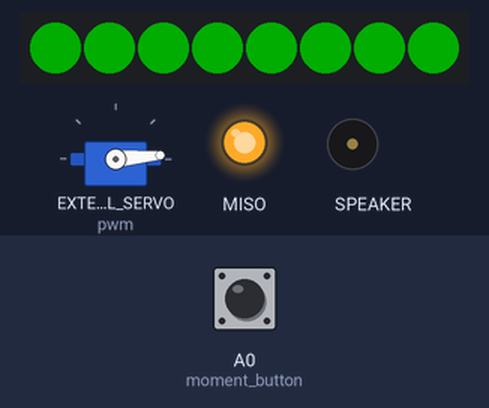
A program run on a simulated CircuitPython board. On the bench: 8 RGB LEDs in strip order, left to right, servo, output pins drawn as LEDs (lit = HIGH), buzzer (waves = sounding). The inputs (shaded band) are chosen by the test bench; at power-on: A0 (moment_button) HIGH. Dim RGB values are drawn brighter than linear; pins used as bus, display or sensor lines are not drawn; what the program prints to the serial console is not drawn.

Above: at 1.2 s.
1.3 s: A0 (moment_button) pulled LOW for 3.2 s
At 4.75 s:
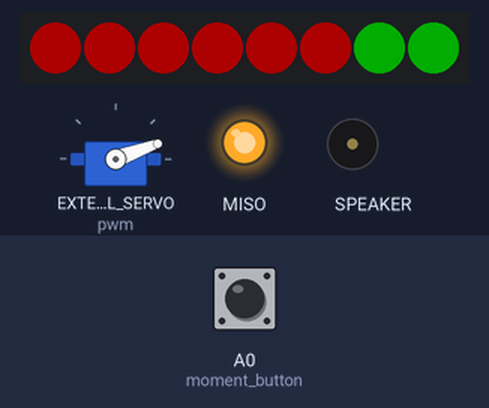
5.1 s: A0 (moment_button) pulled LOW for 3.2 s
At 5.77 s:
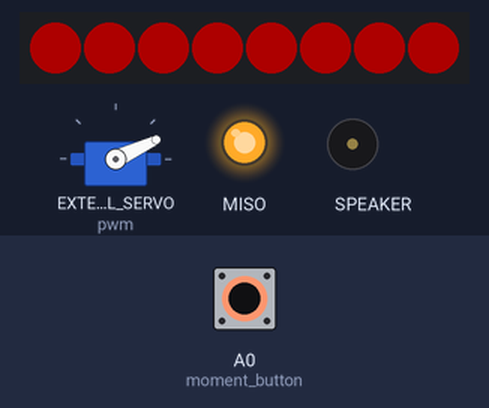
8.9 s: A0 (moment_button) pulled LOW for 0.15 s
At 9.4 s:
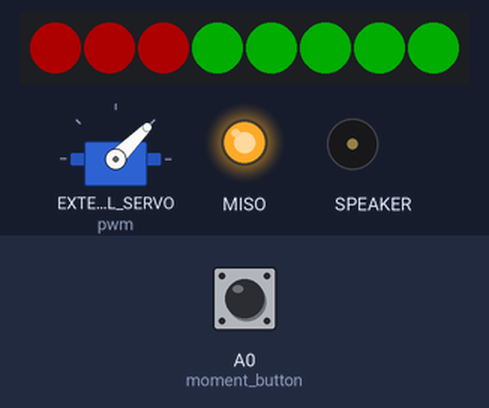
9.6 s: A0 (moment_button) pulled LOW for 3.2 s
At 12.78 s:
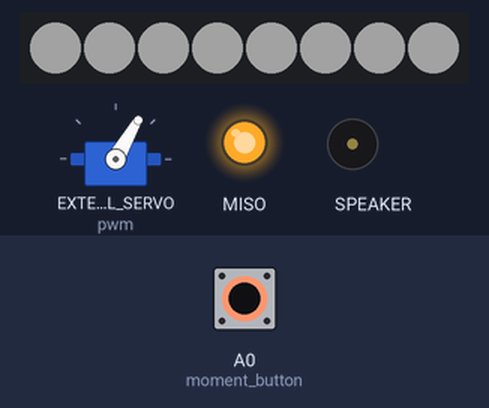
13.4 s: A0 (moment_button) pulled LOW for 1 s
At 14.75 s:
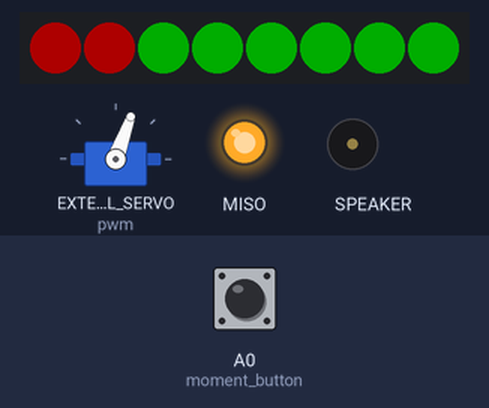
15.0 s: A0 (moment_button) driven LOW
At 16.89 s:
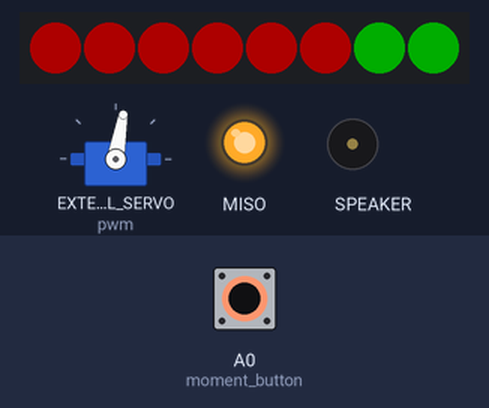
Timing chart, 0 to 21.8 s (numbered marks = the images above; inputs shaded):
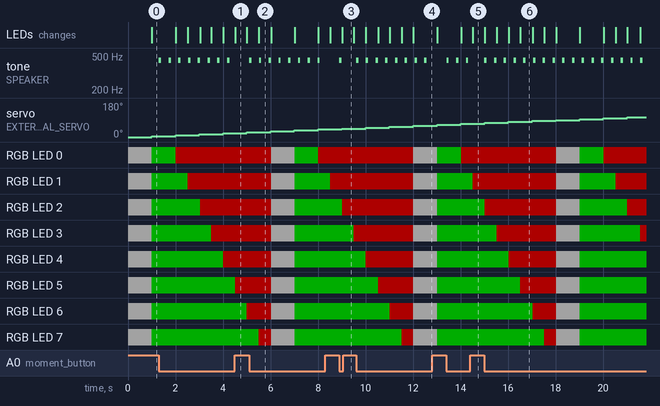

Measured:
- after the input at 1.3 s, tone on SPEAKER: alternates 444 Hz for 0.10 s and silent for 0.31 s, 16 changes in all, then stays silent, starting at once
- after the input at 5.1 s, tone on SPEAKER: alternates 444 Hz for 0.10 s and silent for 0.31 s, 16 changes in all, then stays silent, starting at once
- after the input at 8.9 s, tone on SPEAKER: silent → 444 Hz at once, → silent 0.10 s later
- after the input at 9.6 s, tone on SPEAKER: alternates 444 Hz for 0.10 s and silent for 0.31 s, 16 changes in all, then stays silent, starting at once
- after the input at 13.4 s, tone on SPEAKER: alternates 444 Hz for 0.10 s and silent for 0.31 s, starting at once
- after the input at 15.0 s, tone on SPEAKER: alternates 444 Hz for 0.10 s and silent for 0.31 s, starting at once
- what the display in image 1 shows lasts 0.5 s, from 4.5 s to 5.0 s

The program:

code.py
```python
import asyncio
import board
from digitalio import DigitalInOut, Direction

from parts.servo import servo
from parts.neostrip import neostrip
from parts.mnt_button import button

external_power = DigitalInOut(board.EXTERNAL_POWER)
external_power.direction = Direction.OUTPUT
external_power.value = True  # Turns on power to external NeoPixel 5V line

async def main():
    print("testing")
    neo_task = asyncio.create_task(neostrip())
    servo_task = asyncio.create_task(servo())
    moment_button = asyncio.create_task(button())

    await asyncio.gather(neo_task, servo_task,moment_button)

asyncio.run(main())
```

servo.py
```python
import asyncio
import board
import pwmio
from adafruit_motor import servo

pwm = pwmio.PWMOut(board.EXTERNAL_SERVO, duty_cycle=2 ** 15, frequency=50)

new_servo = servo.Servo(pwm)
async def servo():
    while True:
        for angle in range(0, 180, 5):  # 0 - 180 degrees, 5 degrees at a time.
            new_servo.angle = angle
            await asyncio.sleep(1)
        for angle in range(180, 0, -5): # 180 - 0 degrees, 5 degrees at a time.
            new_servo.angle = angle
            await asyncio.sleep(1)
```

neostrip.py
```python
import board
import neopixel
import asyncio

# Configuration
PIXEL_PIN = board.EXTERNAL_NEOPIXELS # Choose your microcontroller or Raspberry Pi GPIO pin (e.g., board.D18 or board.D0)
NUM_PIXELS = 8            # Total number of LEDs in your strip or ring
BRIGHTNESS = 0.2           # Set brightness level from 0.0 (off) to 1.0 (full)

# RGBW Order: Typically RGBW or GRBW depending on your specific LED strip manufacturer (e.g., SK6812 is often GRBW)
PIXEL_ORDER = neopixel.RGBW

# Initialize the NeoPixel object
pixels = neopixel.NeoPixel(
    PIXEL_PIN,
    NUM_PIXELS,
    brightness=BRIGHTNESS,
    auto_write=False,      # Set to False so pixels update only when pixels.show() is called
    pixel_order=PIXEL_ORDER
)

# Define 4-element tuples: (Red, Green, Blue, White)
        #(G,R,B,W)
GREEN = (255, 0, 0, 0)
RED = (0, 255, 0, 0)
BLUE = (0, 0, 255, 0)
WHITE = (0, 0, 0, 175)      # Pure white channel
WARM_MIX = (100, 50, 0, 150) # Combination of RGB + White

async def buffer():
    pixels.show()
    await asyncio.sleep(.5)


async def neostrip():
    try:
        while True:
            # Turn all pixels pure white using the dedicated W channel
            pixels.fill(WHITE)
            pixels.show()
            await asyncio.sleep(1)

            # Turn all pixels red
            pixels.fill(RED)
            pixels.show()
            await asyncio.sleep(1)

            # Set an individual pixel (pixel 0) to a warm mix
            for i in range(NUM_PIXELS):
                pixels[i] = GREEN
                await buffer()

    except KeyboardInterrupt:
        # Turn off all pixels cleanly on exit
        pixels.fill((0, 0, 0, 0))
        pixels.show()

print("working")

if __name__ == "__main__":
    main()
```

mnt_button.py
```python
import asyncio
import board
import digitalio
from parts.speaker import beep

async def button():
    moment_button = digitalio.DigitalInOut(board.A0)
    moment_button.switch_to_input(pull=digitalio.Pull.UP)

    while True:
        if not moment_button.value:
            await beep(0.1)
            await asyncio.sleep(0.3)
        await asyncio.sleep(0.01)     
```

speaker.py
```python
import array
import math
import asyncio
import audiobusio
import audiocore
import board

# Build one cycle of a sine wave (a pure tone)
SAMPLE_RATE = 16000
LENGTH = SAMPLE_RATE // 440          # 440 Hz = note A
wave = array.array("h", [
    int(math.sin(2 * math.pi * i / LENGTH) * (2 ** 14))
    for i in range(LENGTH)
])
tone = audiocore.RawSample(wave, sample_rate=SAMPLE_RATE)

audio = audiobusio.I2SOut(board.I2S_BIT_CLOCK, board.I2S_WORD_SELECT, board.I2S_DATA)

async def beep(duration=0.2):
    audio.play(tone, loop=True)
    await asyncio.sleep(duration)
    audio.stop()
```
